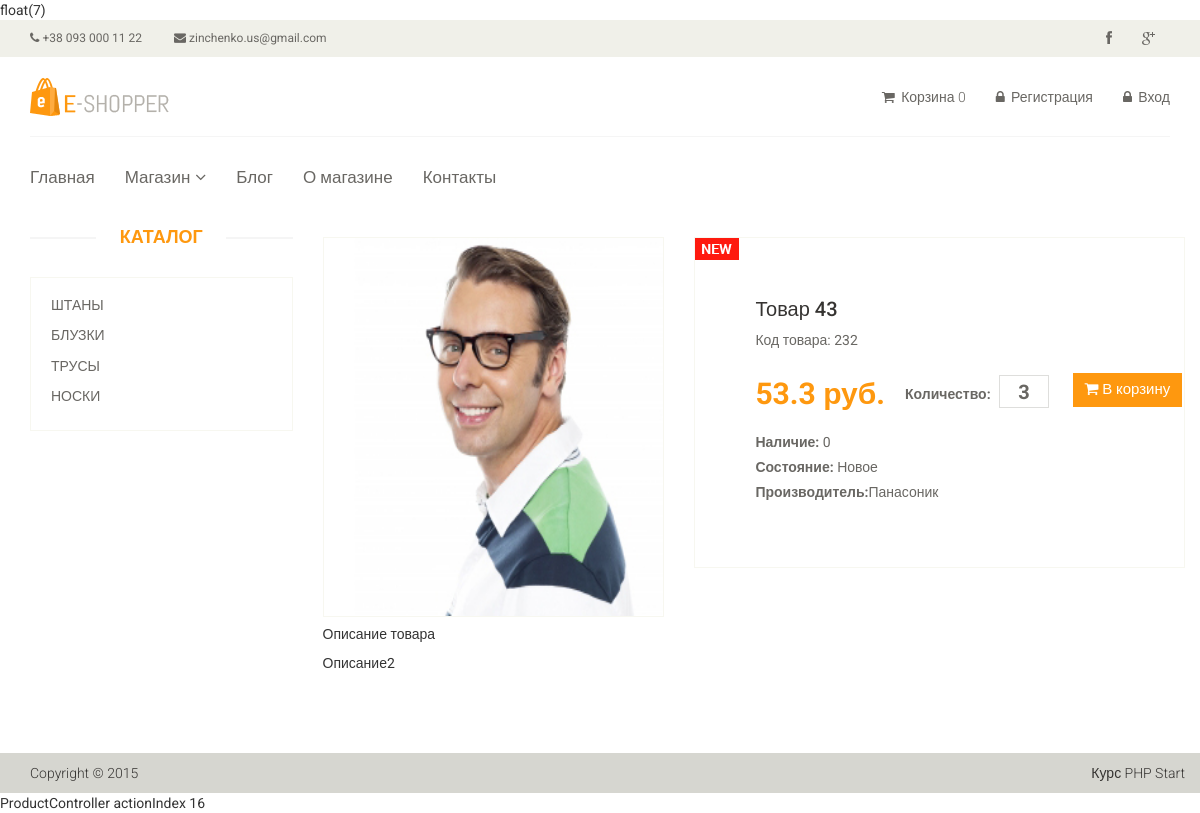
The app's page /product/16 with its own data.
### tables this page shows
CREATE TABLE `product` (
  `id` int NOT NULL,
  `name` varchar(255) NOT NULL,
  `category_id` int NOT NULL,
  `code` int NOT NULL,
  `price` float NOT NULL,
  `availability` int NOT NULL,
  `brand` varchar(255) NOT NULL,
  `image` varchar(555) NOT NULL,
  `description` text NOT NULL,
  `is_new` int NOT NULL,
  `is_recommended` int NOT NULL,
  `status` int NOT NULL DEFAULT '1'
);

CREATE TABLE `category` (
  `id` int NOT NULL,
  `name` varchar(255) NOT NULL,
  `sort_order` int NOT NULL DEFAULT '0',
  `status` int NOT NULL DEFAULT '1'
);

### config/routes.php (called while the page is built)
<?php
return array(
    'product/([0-9]+)'=>'product/view/$1',
    'category/([0-9]+)/page-([0-9]+)'=>'catalog/showlist/$1/$2',
    'category/([0-9]+)' => 'catalog/showlist/$1',
    'category'=>'catalog/index',
    'cart/add/([0-9]+)'=>'cart/add/$1',
    'cart/addAjax/([0-9]+)'=>'cart/addAjax/$1',
    'cart/removeAjax/([0-9]+)'=>'cart/removeAjax/$1',
    'cart/remove/([0-9]+)'=>'cart/remove/$1',
    'cart/checkout'=>'cart/checkout/',
    'cart'=>'cart/showme',
    'blog/([0-9]+)'=>'blog/view/$1',
    'blog'=>'blog/index',
    'user/register'=>'user/register',
    'user/login'=>'user/login',
    'user/edit'=>'user/edit',
    'user/history'=>'user/history',
    'user/cabinet'=>'cabinet/index',
    'user/logout'=>'user/logout',
    'contacts'=>'site/contacts',
    '([a-z]+)'=>'notFound/index/$1',
    ''=>'site/index',
);

### models/Category.php (called while the page is built)
<?php
class Category
{
    public static function getCategoriesList()
    {
        $categories = array();
        $db = Db::getConnection();
        $query = 'SELECT * FROM category ORDER BY sort_order DESC';
        $result = mysqli_query($db, $query);
        while ($row = mysqli_fetch_assoc($result)) {
            $categories[] = $row;
        }
        return $categories;
    }
}

### index.php (called while the page is built, shortened)
<?php
var_dump(floor( (0.1 + 0.7) * 10 ));
require_once ROOT . '/autoload.php';
$router = new Router();
$router->run();

### models/Product.php (called while the page is built, shortened)
<?php
class Product
{
    public static function getProductById($productId)
    {
        $db = Db::getConnection();
        $query = 'SELECT * FROM product WHERE  status = 1 AND id=' . $productId;
        $result = mysqli_query($db, $query);
        while ($row = mysqli_fetch_assoc($result)) {
            $productsList = $row;
        }
        return $productsList;
    }
}

### autoload.php (called while the page is built, shortened)
<?php
function autoload($className)
{
    $arrayPaths = array(
        'config',
        'models'
    );
    foreach ($arrayPaths as $path) {
        $path = ROOT . '/' . $path . '/' . $className . '.php';
    }
}

### models/User.php (called while the page is built, shortened)
<?php
class User
{
    public static function isLogged()
    {
        if (isset($_SESSION['auth'])) {
            return $_SESSION['auth'];
        } else {
            return false;
        }
    }
}

### models/Cart.php (called while the page is built, shortened)
<?php
class Cart
{
    public static function counter()
    {
        $counter = 0;
        return $counter;
    }
}

### views/site/productView.php (the view)
<?
require_once ROOT.'/views/include/header.php';
?>
<section>
    <div class="container">
        <div class="row">
            <div class="col-sm-3">
                <div class="left-sidebar">
                    <h2>Каталог</h2>
                    <div class="panel-group category-products" id="accordian">
                        <?
                        foreach ($this->categoriesList as $key => $item) {
                            ?>
                            <div class="panel panel-default">
                                <div class="panel-heading">
                                    <h4 class="panel-title"><a href="/category/<?=$item['id']?>"><?=$item['name']?></a></h4>
                                </div>
                            </div>
                            <?
                        }
                        ?>
                    </div>
                </div>
            </div>
            <div class="col-sm-9 padding-right">
                <div class="product-details">
                    <div class="row">
                        <div class="col-sm-5">
                            <div class="view-product">
                                <img src="<?
                                echo $product['image'];
                                ?>" alt="" />
                            </div>
                        </div>
                        <div class="col-sm-7">
                            <div class="product-information">
<? if ($product['is_new']): ?>
    <img src="images/product-details/new.jpg" class="newarrival" alt="" />
<?endif;?>
                                <h2>
                                    <?
                                    echo $product['name'];
                                    ?>
                                </h2>
                                <p>Код товара: <? echo $product['code'];?></p>
                                <span>
                                            <span><? echo $product['price'];?> руб. </span>
                                            <label>Количество:</label>
                                            <input type="text" value="3" />
                                            <button type="button" class="btn btn-fefault cart">
                                                <i class="fa fa-shopping-cart"></i>
                                                В корзину
                                            </button>
                                        </span>
                                <p><b>Наличие:</b> <? echo $product['availability'];?></p>
                                <p><b>Состояние:</b> Новое</p>
                                <p><b>Производитель:</b><? echo $product['brand'];?></p>
                            </div>
                        </div>
                    </div>
                    <div class="row">
                        <div class="col-sm-12">
                            <h5>Описание товара</h5>
                            <? echo $product['description'];?>
                        </div>
                    </div>
                </div>
            </div>
        </div>
    </div>
</section>
<br/>
<br/>
<?
require_once ROOT.'/views/include/footer.php';
?>

### config/Router.php (shortened to what this page needs)
<?php
class Router
{
    private $routes;
    public function __construct()
    {
        $routesPath = ROOT . '/config/routes.php';
        $this->routes = require_once($routesPath);
    }
    private function getURI()
    {
        if ($_SERVER['REQUEST_URI']) {
            return trim($_SERVER['REQUEST_URI'], '/');
        }
    }
    public function run()
    {
        $uri = $this->getURI();
        foreach ($this->routes as $route => $item) {
            if (preg_match("~$route~", $uri)) {
                $internalRoute = preg_replace("~$route~", $item, $uri);
                $segments = explode("/", $internalRoute);
                $controllerName = array_shift($segments) . 'Controller';
                $controllerName = ucfirst($controllerName);
                $actionName = 'action' . ucfirst(array_shift($segments));
            }
            if (isset($actionName) && $controllerName) {
                $filename = ROOT . '/controllers/' . $controllerName . '.php';
                if (file_exists($filename)) {
                    $controller = new $controllerName();
                    if(method_exists($controller, $actionName)) {
                        echo call_user_func_array(array($controller, $actionName), $segments);
                    }
                    break;
                }
            }
        }
    }
}

### views/include/header.php (shortened to what this page needs)
<!DOCTYPE html>
<html lang="en">
<head>
    <link href="css/bootstrap.min.css" rel="stylesheet">
    <link href="css/font-awesome.min.css" rel="stylesheet">
    <link href="css/prettyPhoto.css" rel="stylesheet">
    <link href="css/price-range.css" rel="stylesheet">
    <link href="css/animate.css" rel="stylesheet">
    <link href="css/main.css" rel="stylesheet">
    <link href="css/responsive.css" rel="stylesheet">
</head>
<body>
<header id="header">
    <div class="header_top">
        <div class="container">
            <div class="row">
                <div class="col-sm-6">
                    <div class="contactinfo">
                        <ul class="nav nav-pills">
                            <li><a href="#"><i class="fa fa-phone"></i> +38 093 000 11 22</a></li>
                            <li><a href="#"><i class="fa fa-envelope"></i> zinchenko.us@gmail.com</a></li>
                        </ul>
                    </div>
                </div>
                <div class="col-sm-6">
                    <div class="social-icons pull-right">
                        <ul class="nav navbar-nav">
                            <li><a href="#"><i class="fa fa-facebook"></i></a></li>
                            <li><a href="#"><i class="fa fa-google-plus"></i></a></li>
                        </ul>
                    </div>
                </div>
            </div>
        </div>
    </div>
    <div class="header-middle">
        <div class="container">
            <div class="row">
                <div class="col-sm-4">
                    <div class="logo pull-left">
                        <a href="/"><img src="images/home/logo.png" alt=""/></a>
                    </div>
                </div>
                <div class="col-sm-8">
                    <div class="shop-menu pull-right">
                        <ul class="nav navbar-nav">
                            <li><a href="/cart/"><i class="fa fa-shopping-cart"></i> Корзина <span id="counter"><?=Cart::counter()?></span></a></li>
                        <? if (User::isLogged()): ?>
                            <li><a href="/user/cabinet"><i class="fa fa-user"></i> Аккаунт</a></li>
                            <li><a href="/user/logout"><i class="fa fa-lock"></i> Выход</a></li>
                        <? else: ?>
                            <li><a href="/user/register"><i class="fa fa-lock"></i> Регистрация</a></li>
                            <li><a href="/user/login"><i class="fa fa-lock"></i> Вход</a></li>
                        <? endif; ?>
                        </ul>
                    </div>
                </div>
            </div>
        </div>
    </div>
    <div class="header-bottom">
        <div class="container">
            <div class="row">
                <div class="col-sm-12">
                    <div class="mainmenu pull-left">
                        <ul class="nav navbar-nav collapse navbar-collapse">
                            <li><a href="/">Главная</a></li>
                            <li class="dropdown"><a href="#">Магазин<i class="fa fa-angle-down"></i></a>
                            </li>
                            <li><a href="/blog/">Блог</a></li>
                            <li><a href="/about/">О магазине</a></li>
                            <li><a href="/contacts/">Контакты</a></li>
                        </ul>
                    </div>
                </div>
            </div>
        </div>
    </div>
</header>

### views/include/footer.php (shortened to what this page needs)
<footer id="footer">
    <div class="footer-bottom">
        <div class="container">
            <div class="row">
                <p class="pull-left">Copyright © 2015</p>
                <p class="pull-right">Курс PHP Start</p>
            </div>
        </div>
    </div>
</footer>
</body>
</html>

### controllers/ProductController.php (shortened to what this page needs)
<?php
require_once ROOT . '/models/Category.php';
require_once ROOT . '/models/Product.php';
class ProductController
{
    function __construct()
    {
        $this->categoriesList = Category::getCategoriesList();
    }
    function actionView($productId)
    {
        $product = Product::getProductById($productId);
        require_once ROOT . '/views/site/productView.php';
        echo 'ProductController actionIndex ' . $productId;
    }
}

### records on screen
product: image (picture), is_new 1 (drawn), name "Товар 43", code "232", price "53.3", availability "0", brand "Панасоник", description "Описание2"
category: name "ШТАНЫ"
category: name "БЛУЗКИ"
category: name "ТРУСЫ"
category: name "НОСКИ"
